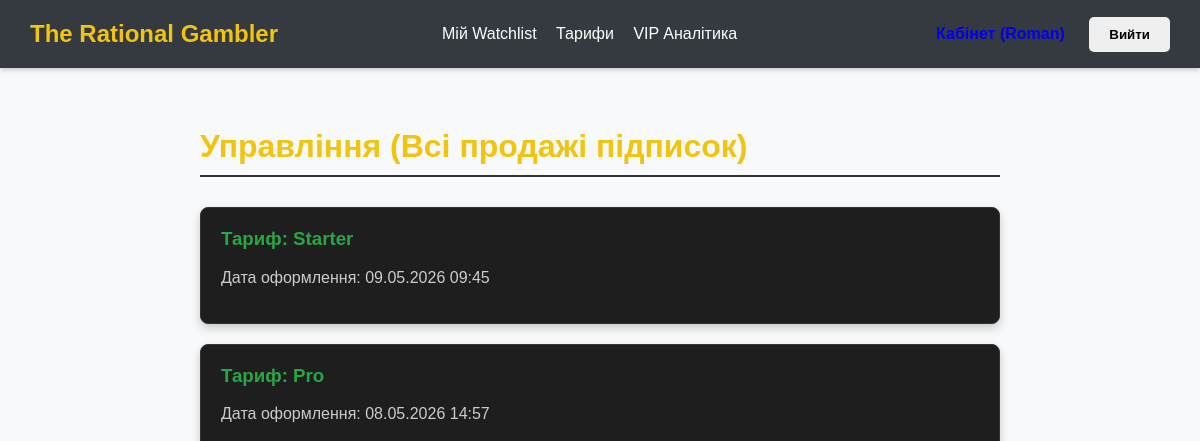
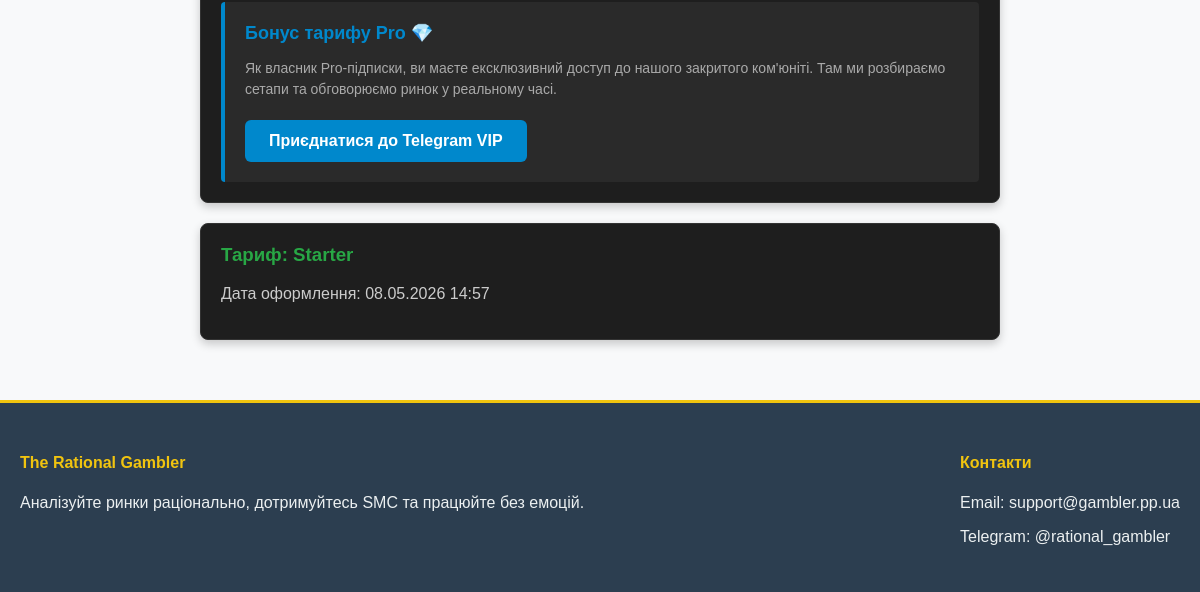
The page /profile/ (signed in) on the database as committed earlier (2 pictures, top to bottom).
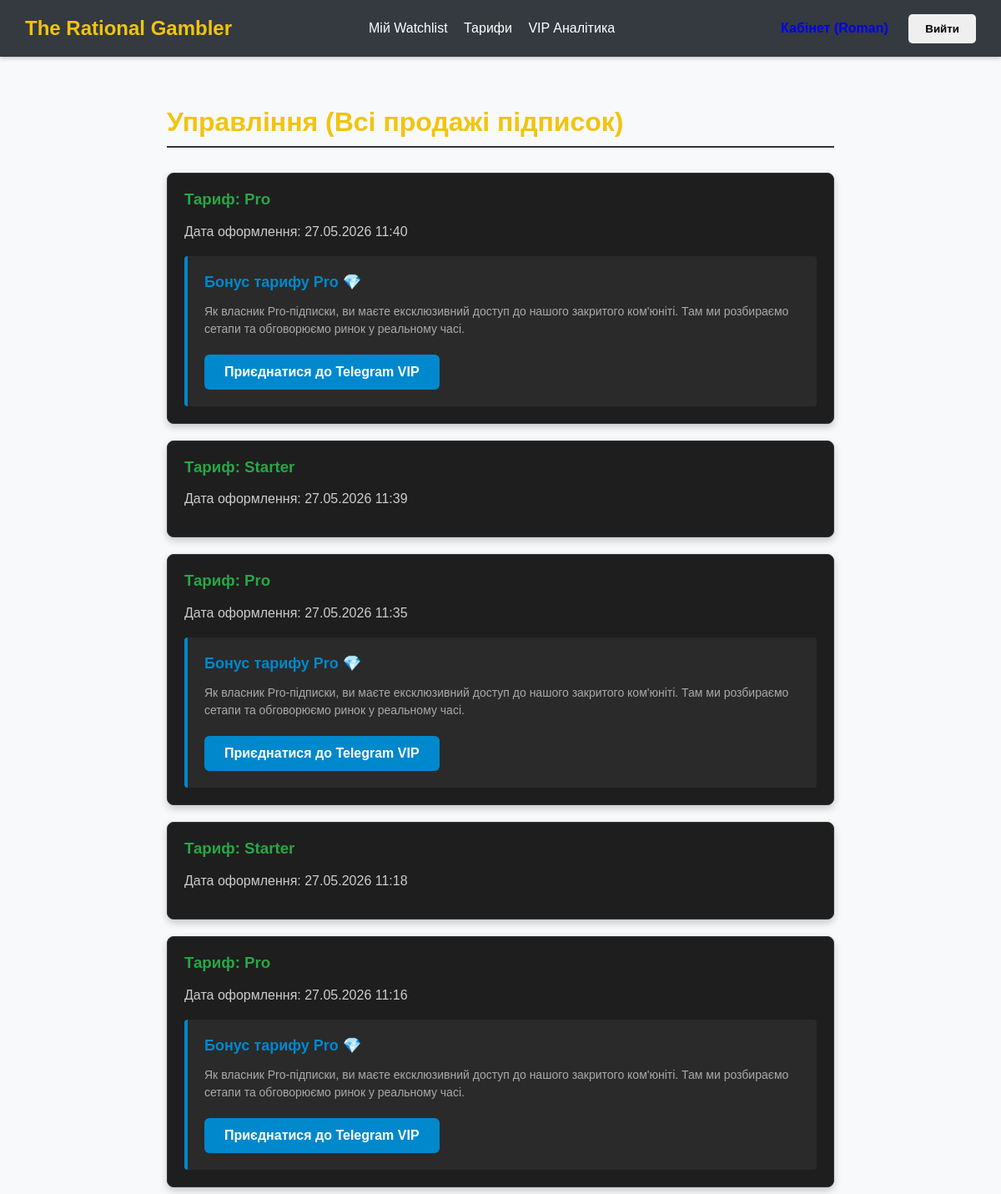
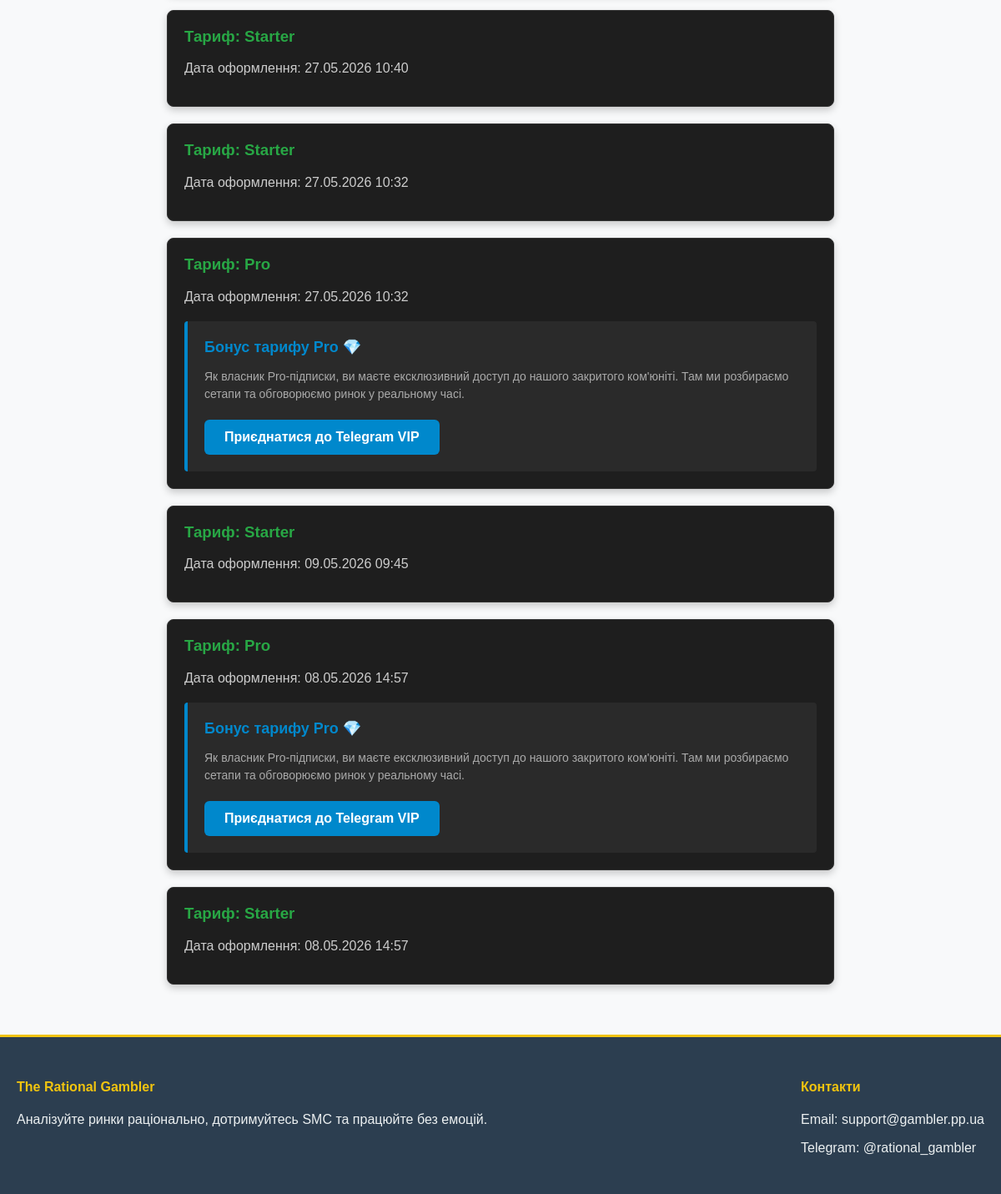
The same page on the database as committed later (2 pictures, top to bottom).
### my_app/models.py (models this page shows, shortened)
class Order(models.Model):
    user = models.ForeignKey(User, on_delete=models.CASCADE, verbose_name="Користувач")
    plan = models.ForeignKey(SubscriptionPlan, on_delete=models.CASCADE, verbose_name="Тарифний план")
    created_at = models.DateTimeField(auto_now_add=True, verbose_name="Дата покупки")

class SubscriptionPlan(models.Model):
    title = models.CharField(max_length=100, verbose_name="Назва тарифу (напр. VIP)")
    price = models.DecimalField(max_digits=6, decimal_places=2, verbose_name="Ціна $")
    description = models.TextField(verbose_name="Що входить у підписку")

### my_app/views.py (the view)
# urls.py: path('profile/', views.profile_view, name='profile'),
@login_required
def profile_view(request):
    if request.user.is_superuser:
        orders = Order.objects.all().order_by('-created_at')
        title = "Управління (Всі продажі підписок)"
    else:
        orders = Order.objects.filter(user=request.user).order_by('-created_at')
        title = "Мої активні підписки"
    return render(request, 'pages/profile.html', {'orders': orders, 'title': title})

### my_app/templates/pages/profile.html (shortened to what this page needs)
{% extends 'base.html' %}
{% block content %}
<div style="max-width: 800px; margin: 40px auto; color: #fff;">
    <h1 style="color: #f1c40f; border-bottom: 2px solid #333; padding-bottom: 10px;">{{ title }}</h1>
    {% if orders %}
        <div style="margin-top: 30px;">
            {% for order in orders %}
                <div style="background-color: #1e1e1e; border: 1px solid #333; padding: 20px; margin-bottom: 20px; border-radius: 8px; box-shadow: 0 4px 10px rgba(0,0,0,0.2);">
                    <h3 style="margin-top: 0; color: #28a745;">Тариф: {{ order.plan.title }}</h3>
                    <p style="color: #ccc;">Дата оформлення: {{ order.created_at|date:"d.m.Y H:i" }}</p>
                    {% if 'Pro' in order.plan.title or order.plan.price|stringformat:"s" == "49.99" %}
                        <div style="margin-top: 20px; padding: 20px; background-color: #2a2a2a; border-left: 4px solid #0088cc; border-radius: 4px;">
                            <h4 style="color: #0088cc; margin-top: 0; margin-bottom: 10px; font-size: 18px;">Бонус тарифу Pro 💎</h4>
                            <p style="color: #aaa; font-size: 14px; margin-bottom: 20px; line-height: 1.5;">
                                Як власник Pro-підписки, ви маєте ексклюзивний доступ до нашого закритого ком'юніті. Там ми розбираємо сетапи та обговорюємо ринок у реальному часі.
                            </p>
                            <a href="https://t.me/cryptohustlesm" target="_blank" style="display: inline-block; background-color: #0088cc; color: white; padding: 12px 24px; text-decoration: none; border-radius: 6px; font-weight: bold; transition: background-color 0.3s;">
                                Приєднатися до Telegram VIP
                            </a>
                        </div>
                    {% endif %}
                </div>
            {% endfor %}
        </div>
    {% endif %}
</div>
{% endblock %}

### my_app/templates/base.html (shortened to what this page needs)
{% load static %}
<!DOCTYPE html>
<html lang="uk">
<head>
    <link rel="stylesheet" href="{% static 'css/style.css' %}">
</head>
<body>
    <nav class="navbar">
        <a href="{% url 'home' %}" class="nav-logo">The Rational Gambler</a>
        <div class="nav-links">
            <a href="{% url 'watchlist_view' %}">Мій Watchlist</a>
            <a href="{% url 'pricing' %}">Тарифи</a>
            <a href="{% url 'vip_analytics' %}">VIP Аналітика</a>
        </div>
        <div>
            {% if user.is_authenticated %}
                <a href="{% url 'profile' %}" class="btn-custom btn-warning">Кабінет ({{ user.username }})</a>
                <form action="{% url 'logout' %}" method="post" style="display:inline;">
                    <button type="submit" class="btn-custom btn-danger">Вийти</button>
                </form>
            {% else %}
                <a href="{% url 'login' %}" class="btn-custom btn-success">Увійти</a>
                <a href="{% url 'register' %}" class="btn-custom btn-primary">Реєстрація</a>
            {% endif %}
        </div>
    </nav>
    <div style="padding: 20px;">
        {% block content %}{% endblock %}
    </div>
    <footer class="site-footer">
        <div style="max-width: 1200px; margin: 0 auto; display: flex; justify-content: space-between;">
            <div>
                <h4 style="color: #f1c40f;">The Rational Gambler</h4>
                <p>Аналізуйте ринки раціонально, дотримуйтесь SMC та працюйте без емоцій.</p>
            </div>
            <div>
                <h4 style="color: #f1c40f;">Контакти</h4>
                <p>Email: support@gambler.pp.ua</p>
                <p>Telegram: @rational_gambler</p>
            </div>
        </div>
    </footer>
</body>
</html>

### my_app/static/css/style.css (style rules this page uses)
body { font-family: Arial, sans-serif; background-color: #f8f9fa; display: flex; flex-direction: column; min-height: 100vh; margin: 0; }
.navbar { position: sticky; top: 0; z-index: 1000; background-color: #343a40; padding: 15px 30px; box-shadow: 0 2px 5px rgba(0,0,0,0.2); display: flex; justify-content: space-between; align-items: center; }
.nav-logo { color: #f1c40f; font-size: 1.5rem; font-weight: bold; text-decoration: none; transition: color 0.3s; }
.nav-links a { color: white; margin-right: 15px; text-decoration: none; font-weight: 500; transition: color 0.3s; }
.btn-custom { display: inline-block; padding: 10px 20px; text-decoration: none; border-radius: 5px; text-align: center; border: none; cursor: pointer; transition: all 0.3s ease; font-weight: bold; box-sizing: border-box; }
.site-footer { background-color: #2c3e50; color: #ecf0f1; padding: 30px 20px; margin-top: auto; border-top: 3px solid #f1c40f; }

Rows that differ between the two databases and show on the page:
added Order: plan "Pro", created_at "27.05.2026 11:40", shows "Бонус тарифу Pro 💎"
added Order: plan "Starter", created_at "27.05.2026 11:39"
added Order: plan "Pro", created_at "27.05.2026 11:35", shows "Бонус тарифу Pro 💎"
added Order: plan "Starter", created_at "27.05.2026 11:18"
added Order: plan "Pro", created_at "27.05.2026 11:16", shows "Бонус тарифу Pro 💎"
added Order: plan "Starter", created_at "27.05.2026 10:40"
added Order: plan "Starter", created_at "27.05.2026 10:32"
added Order: plan "Pro", created_at "27.05.2026 10:32", shows "Бонус тарифу Pro 💎"
